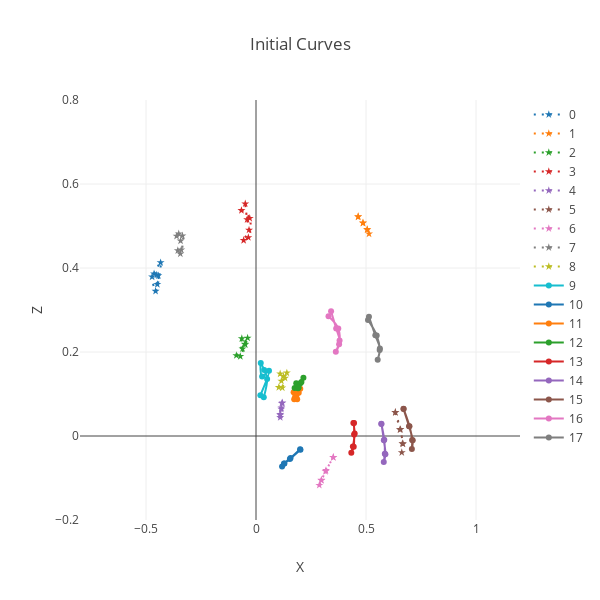

Write notebook code for a chart like this one.
### Code cell
ph0 = genOut1.data.numpy()[0]
ph1 = genOut2.data.numpy()[0]
ph2 = genOut2a.data.numpy()[0]
ph3 = genOut3.data.numpy()[0]
ph4 = genOut3a.data.numpy()[0]
# ph5 = genOut6.data.numpy()[0]
# ph6 = genOut7.data.numpy()[0]
# ph7 = genOut8.data.numpy()[0]
# ph8 = genOut9.data.numpy()[0]
# ph9 = genOut10.data.numpy()[0]
# ph10 = genOut11.data.numpy()[0]
# ph11 = genOut12.data.numpy()[0]
# ph12 = genOut13.data.numpy()[0]


# nx = np.concatenate((ph1,ph1))
# nx = np.concatenate((ph0,ph12))
nx = np.concatenate((ph0,ph4))

gx = gy.FormatNetworkToGraphColumns(nx, xOffset=0, yOffset=14, colPoints=7)

layout = go.Layout(
    title = 'Initial Curves',
    height = 600,
    width = 600,
    hovermode= 'closest',
    xaxis= dict(
        title= 'X',
        range = [-.8,1.2],
    ),
    yaxis=dict(
        title= 'Z',
        range = [-.2,.8],
    )
)
f = gy.graphCurves(gx, layout, dashRange=range(0,9))
offline.iplot(f)

### Figure 1 — Plotly figure (JSON) as saved in the notebook; plotly's stock layout.template omitted (floating-point values rounded to 4 significant figures)
{"data": [{"line": {"dash": "2px,6px", "shape": "spline"}, "marker": {"symbol": "star"}, "name": "0", "type": "scatter", "uid": "371e1a9d-03a2-405e-a045-2945962a6c00", "x": [-0.4634, -0.4336, -0.4564, -0.4723, -0.4485, -0.4441, -0.4511], "y": [0.3864, 0.4129, 0.3449, 0.3791, 0.361, 0.3819, 0.3834]}, {"line": {"dash": "2px,6px", "shape": "spline"}, "marker": {"symbol": "star"}, "name": "1", "type": "scatter", "uid": "81bf19c1-e393-43fd-8904-9d60c0ae0eed", "x": [0.4642, 0.4862, 0.5056, 0.5138, 0.5054, 0.4864, 0.4645], "y": [0.5218, 0.5068, 0.4912, 0.4814, 0.4919, 0.5076, 0.5225]}, {"line": {"dash": "2px,6px", "shape": "spline"}, "marker": {"symbol": "star"}, "name": "2", "type": "scatter", "uid": "f362534e-e0dd-414c-bb66-7a56954ba8e8", "x": [-0.08927, -0.03814, -0.06126, -0.06448, -0.05046, -0.04894, -0.07145], "y": [0.1918, 0.2335, 0.2079, 0.232, 0.219, 0.2178, 0.1896]}, {"line": {"dash": "2px,6px", "shape": "spline"}, "marker": {"symbol": "star"}, "name": "3", "type": "scatter", "uid": "54242171-cb31-4bee-ad25-ba3be2f7790e", "x": [-0.06616, -0.02848, -0.03479, -0.05619, -0.03169, -0.04038, -0.04884], "y": [0.5372, 0.5184, 0.4728, 0.466, 0.4906, 0.5155, 0.5531]}, {"line": {"dash": "2px,6px", "shape": "spline"}, "marker": {"symbol": "star"}, "name": "4", "type": "scatter", "uid": "2224c76a-1cf4-4b75-9cc0-a08c9104d405", "x": [0.1202, 0.1154, 0.11, 0.1101, 0.1106, 0.1148, 0.1174], "y": [0.07918, 0.06711, 0.05191, 0.04434, 0.04975, 0.06419, 0.07769]}, {"line": {"dash": "2px,6px", "shape": "spline"}, "marker": {"symbol": "star"}, "name": "5", "type": "scatter", "uid": "d906b2bb-c9d3-4705-8f20-28af461bd7e6", "x": [0.6332, 0.6565, 0.6654, 0.6626, 0.6682, 0.6544, 0.6337], "y": [0.05662, 0.01581, -0.01782, -0.0393, -0.0188, 0.01513, 0.05601]}, {"line": {"dash": "2px,6px", "shape": "spline"}, "marker": {"symbol": "star"}, "name": "6", "type": "scatter", "uid": "c16fa1f1-7295-4ffc-8998-a803973d9e6c", "x": [0.3512, 0.3163, 0.297, 0.2877, 0.2974, 0.3181, 0.3514], "y": [-0.05091, -0.08421, -0.1048, -0.1171, -0.1057, -0.08191, -0.05064]}, {"line": {"dash": "2px,6px", "shape": "spline"}, "marker": {"symbol": "star"}, "name": "7", "type": "scatter", "uid": "8d39023d-0f08-4a38-9c09-ef60803c799a", "x": [-0.3609, -0.3344, -0.3439, -0.3555, -0.3398, -0.3428, -0.3512], "y": [0.476, 0.4768, 0.4339, 0.4415, 0.4434, 0.4647, 0.4816]}, {"line": {"dash": "2px,6px", "shape": "spline"}, "marker": {"symbol": "star"}, "name": "8", "type": "scatter", "uid": "1190aeee-404d-4b68-943a-be8fbb794d29", "x": [0.1036, 0.1403, 0.1154, 0.1098, 0.1248, 0.132, 0.1195], "y": [0.1158, 0.1503, 0.131, 0.1481, 0.1422, 0.1381, 0.1148]}, {"line": {"shape": "spline"}, "name": "9", "type": "scatter", "uid": "38a2e919-3da3-4aab-b287-461bb8e173ba", "x": [0.01979, 0.05907, 0.02775, 0.02165, 0.03711, 0.05045, 0.03534], "y": [0.09683, 0.1553, 0.1417, 0.1738, 0.1571, 0.136, 0.09209]}, {"line": {"shape": "spline"}, "name": "10", "type": "scatter", "uid": "6502b3a3-e883-4071-9c09-8c6bda896b70", "x": [0.2021, 0.1541, 0.1291, 0.1185, 0.1273, 0.157, 0.2005], "y": [-0.03251, -0.05462, -0.06563, -0.07249, -0.06537, -0.05264, -0.03163]}, {"line": {"shape": "spline"}, "name": "11", "type": "scatter", "uid": "eccbf9f3-c118-401a-9e34-2a529931fab0", "x": [0.1736, 0.2012, 0.1778, 0.1709, 0.1861, 0.1943, 0.1872], "y": [0.08752, 0.1127, 0.09354, 0.1043, 0.1031, 0.103, 0.0875]}, {"line": {"shape": "spline"}, "name": "12", "type": "scatter", "uid": "63c9fc77-60e0-40c0-b30e-6dfe4d8086f4", "x": [0.1756, 0.2156, 0.1912, 0.183, 0.2018, 0.2065, 0.1938], "y": [0.1145, 0.1386, 0.1138, 0.1257, 0.1257, 0.1287, 0.1155]}, {"line": {"shape": "spline"}, "name": "13", "type": "scatter", "uid": "dc453682-7655-4b41-b9c6-ce0ccaeb01b5", "x": [0.4425, 0.4485, 0.4404, 0.4332, 0.4442, 0.446, 0.4456], "y": [0.0308, 0.005693, -0.02489, -0.03971, -0.02536, 0.003351, 0.03094]}, {"line": {"shape": "spline"}, "name": "14", "type": "scatter", "uid": "e8e0128a-aa36-4452-854f-4359c2794d1f", "x": [0.5695, 0.583, 0.5855, 0.5808, 0.5882, 0.5812, 0.5703], "y": [0.0293, -0.00922, -0.04224, -0.06192, -0.04341, -0.01026, 0.02876]}, {"line": {"shape": "spline"}, "name": "15", "type": "scatter", "uid": "9eec0770-8e80-4dcf-b73a-dbc48ec51117", "x": [0.6707, 0.6975, 0.7097, 0.7084, 0.7123, 0.6956, 0.6708], "y": [0.06481, 0.02338, -0.009339, -0.03125, -0.01038, 0.02303, 0.06402]}, {"line": {"shape": "spline"}, "name": "16", "type": "scatter", "uid": "8ccf7f06-930e-4c93-9907-3584daedff5a", "x": [0.3296, 0.374, 0.3777, 0.3628, 0.3799, 0.3644, 0.3413], "y": [0.285, 0.256, 0.2185, 0.2004, 0.2273, 0.2558, 0.2968]}, {"line": {"shape": "spline"}, "name": "17", "type": "scatter", "uid": "cadb1391-254e-4540-ad98-20d4273a4f5a", "x": [0.5091, 0.5486, 0.5621, 0.5531, 0.563, 0.5424, 0.5134], "y": [0.2764, 0.2396, 0.205, 0.1818, 0.2084, 0.2397, 0.2837]}], "layout": {"height": 600, "hovermode": "closest", "title": {"text": "Initial Curves"}, "width": 600, "xaxis": {"range": [-0.8, 1.2], "title": {"text": "X"}}, "yaxis": {"range": [-0.2, 0.8], "title": {"text": "Z"}}}}
